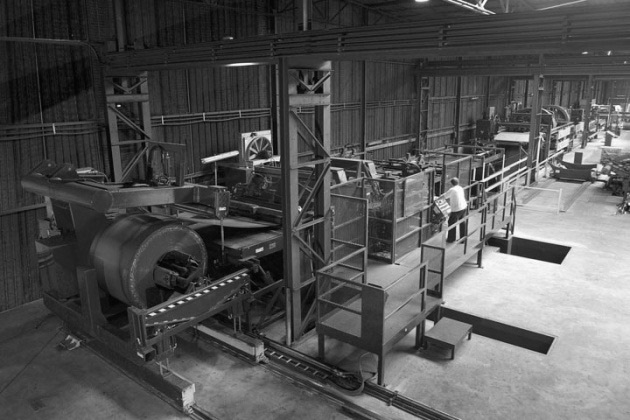
%> input picture lab/factory.jpg, 630 x 420 px
$ octave ex6_1.m   (GNU Octave 9; MATLAB toolbox functions it lacks are replaced by stand-ins)
%> lines starting %> are read from the running program, lines starting %| are printed output that depends on the picture
I = imread('factory.jpg');
%> I is the input picture: size 420x630x3 uint8; min 0, max 255, mean 84.2
I = rgb2gray(I);
%> I: size 420x630 uint8

%edge detection with sobel method
h1 = [-1 -2 -1; 0 0 0; 1 2 1];
BW1 = imfilter(I,h1);
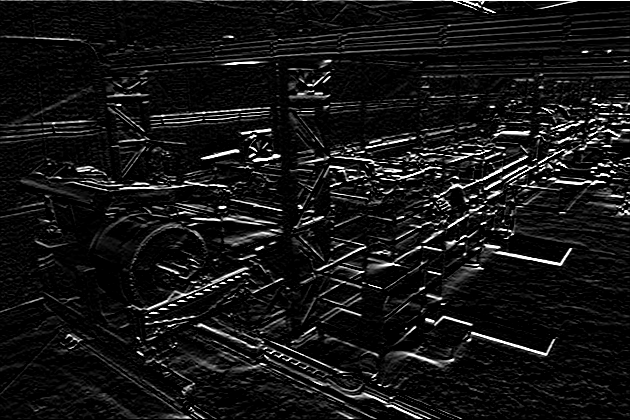
%> BW1: size 420x630 uint8; min 0, max 255, mean 21.3

%edge detection with prewitt method
h2 = [-1 -1 -1; 0 0 0; 1 1 1];
BW2 = imfilter(I,h2);
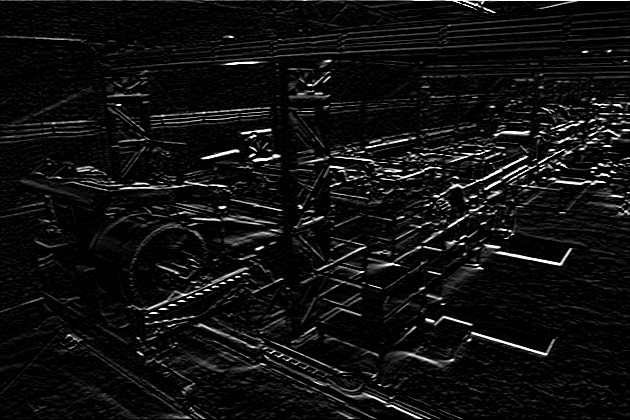
%> BW2: size 420x630 uint8; min 0, max 255, mean 16.4

figure,subplot(1,2,1),imshow(BW1);title('Sobel mask');

       subplot(1,2,2),imshow(BW2);title('Prewitt mask');
